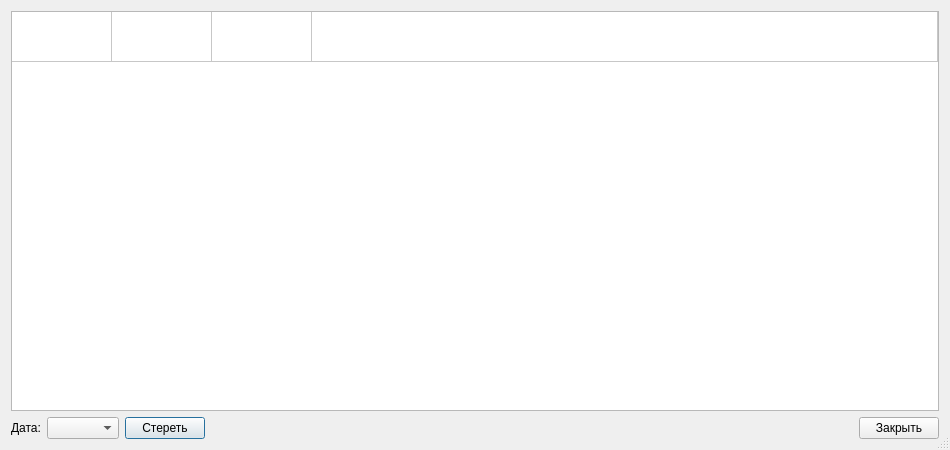
<?xml version="1.0" encoding="UTF-8"?>
<ui version="4.0">
 <class>LogSystem</class>
 <widget class="QDialog" name="LogSystem">
  <property name="windowModality">
   <enum>Qt::WindowModal</enum>
  </property>
  <property name="geometry">
   <rect>
    <x>0</x>
    <y>0</y>
    <width>950</width>
    <height>450</height>
   </rect>
  </property>
  <property name="sizePolicy">
   <sizepolicy hsizetype="Expanding" vsizetype="Expanding">
    <horstretch>100</horstretch>
    <verstretch>100</verstretch>
   </sizepolicy>
  </property>
  <property name="minimumSize">
   <size>
    <width>650</width>
    <height>450</height>
   </size>
  </property>
  <property name="windowTitle">
   <string>Журнал</string>
  </property>
  <property name="layoutDirection">
   <enum>Qt::LeftToRight</enum>
  </property>
  <property name="sizeGripEnabled">
   <bool>true</bool>
  </property>
  <property name="modal">
   <bool>true</bool>
  </property>
  <layout class="QHBoxLayout" name="horizontalLayout_2">
   <item>
    <layout class="QGridLayout" name="gridLayout">
     <item row="1" column="0">
      <layout class="QHBoxLayout" name="horizontalLayout">
       <item>
        <widget class="QLabel" name="LabelLogWindowDataSet">
         <property name="text">
          <string>Дата:</string>
         </property>
        </widget>
       </item>
       <item>
        <widget class="QComboBox" name="DataChooser"/>
       </item>
       <item>
        <widget class="QPushButton" name="DelLog">
         <property name="text">
          <string>Стереть</string>
         </property>
        </widget>
       </item>
       <item>
        <spacer name="horizontalSpacer">
         <property name="orientation">
          <enum>Qt::Horizontal</enum>
         </property>
         <property name="sizeHint" stdset="0">
          <size>
           <width>40</width>
           <height>20</height>
          </size>
         </property>
        </spacer>
       </item>
       <item>
        <widget class="QPushButton" name="ExitLogButton">
         <property name="text">
          <string>Закрыть</string>
         </property>
        </widget>
       </item>
      </layout>
     </item>
     <item row="0" column="0">
      <widget class="QTableWidget" name="LogView">
       <property name="lineWidth">
        <number>2</number>
       </property>
       <property name="editTriggers">
        <set>QAbstractItemView::NoEditTriggers</set>
       </property>
       <property name="showDropIndicator" stdset="0">
        <bool>false</bool>
       </property>
       <property name="dragDropOverwriteMode">
        <bool>false</bool>
       </property>
       <property name="gridStyle">
        <enum>Qt::SolidLine</enum>
       </property>
       <property name="wordWrap">
        <bool>false</bool>
       </property>
       <attribute name="horizontalHeaderVisible">
        <bool>false</bool>
       </attribute>
       <attribute name="horizontalHeaderCascadingSectionResizes">
        <bool>true</bool>
       </attribute>
       <attribute name="horizontalHeaderHighlightSections">
        <bool>true</bool>
       </attribute>
       <attribute name="horizontalHeaderShowSortIndicator" stdset="0">
        <bool>false</bool>
       </attribute>
       <attribute name="horizontalHeaderStretchLastSection">
        <bool>true</bool>
       </attribute>
       <attribute name="verticalHeaderVisible">
        <bool>false</bool>
       </attribute>
       <attribute name="verticalHeaderDefaultSectionSize">
        <number>25</number>
       </attribute>
       <attribute name="verticalHeaderMinimumSectionSize">
        <number>50</number>
       </attribute>
       <attribute name="verticalHeaderShowSortIndicator" stdset="0">
        <bool>false</bool>
       </attribute>
       <attribute name="verticalHeaderStretchLastSection">
        <bool>false</bool>
       </attribute>
       <row>
        <property name="text">
         <string/>
        </property>
        <property name="background">
         <color>
          <red>255</red>
          <green>255</green>
          <blue>127</blue>
         </color>
        </property>
       </row>
       <column>
        <property name="text">
         <string>Тип</string>
        </property>
       </column>
       <column>
        <property name="text">
         <string>Отправитель</string>
        </property>
       </column>
       <column>
        <property name="text">
         <string>Время</string>
        </property>
       </column>
       <column>
        <property name="text">
         <string>Сообщение</string>
        </property>
       </column>
      </widget>
     </item>
    </layout>
   </item>
  </layout>
 </widget>
 <resources/>
 <connections>
  <connection>
   <sender>ExitLogButton</sender>
   <signal>clicked()</signal>
   <receiver>LogSystem</receiver>
   <slot>close()</slot>
   <hints>
    <hint type="sourcelabel">
     <x>440</x>
     <y>430</y>
    </hint>
    <hint type="destinationlabel">
     <x>494</x>
     <y>404</y>
    </hint>
   </hints>
  </connection>
 </connections>
</ui>
